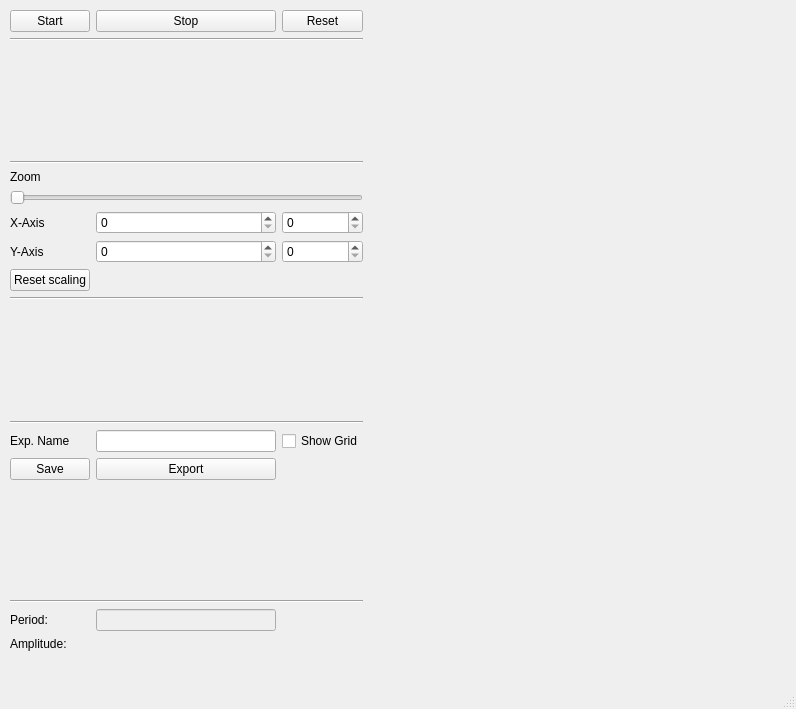
<?xml version="1.0" encoding="UTF-8"?>
<ui version="4.0">
 <class>MainWindow</class>
 <widget class="QMainWindow" name="MainWindow">
  <property name="geometry">
   <rect>
    <x>0</x>
    <y>0</y>
    <width>796</width>
    <height>709</height>
   </rect>
  </property>
  <property name="windowTitle">
   <string>MainWindow</string>
  </property>
  <widget class="QWidget" name="centralwidget">
   <widget class="QWidget" name="horizontalLayoutWidget">
    <property name="geometry">
     <rect>
      <x>10</x>
      <y>10</y>
      <width>759</width>
      <height>641</height>
     </rect>
    </property>
    <layout class="QHBoxLayout" name="horizontalLayout">
     <item>
      <layout class="QGridLayout" name="gridLayout">
       <item row="8" column="0">
        <widget class="QLabel" name="label_4">
         <property name="text">
          <string>Y-Axis</string>
         </property>
        </widget>
       </item>
       <item row="9" column="0">
        <widget class="QPushButton" name="reset_scaling_button">
         <property name="text">
          <string>Reset scaling</string>
         </property>
        </widget>
       </item>
       <item row="21" column="1">
        <widget class="QLineEdit" name="lineEdit">
         <property name="enabled">
          <bool>false</bool>
         </property>
        </widget>
       </item>
       <item row="20" column="0" colspan="3">
        <widget class="Line" name="line_5">
         <property name="orientation">
          <enum>Qt::Horizontal</enum>
         </property>
        </widget>
       </item>
       <item row="8" column="2">
        <widget class="QSpinBox" name="y_max"/>
       </item>
       <item row="15" column="1">
        <widget class="QLineEdit" name="experiment_name"/>
       </item>
       <item row="0" column="2">
        <widget class="QPushButton" name="reset_button">
         <property name="text">
          <string>Reset</string>
         </property>
        </widget>
       </item>
       <item row="7" column="2">
        <widget class="QSpinBox" name="x_max"/>
       </item>
       <item row="8" column="1">
        <widget class="QSpinBox" name="y_min"/>
       </item>
       <item row="7" column="0">
        <widget class="QLabel" name="label_3">
         <property name="text">
          <string>X-Axis</string>
         </property>
        </widget>
       </item>
       <item row="6" column="0" colspan="3">
        <widget class="QSlider" name="zoom_slider">
         <property name="orientation">
          <enum>Qt::Horizontal</enum>
         </property>
        </widget>
       </item>
       <item row="2" column="0" colspan="3">
        <widget class="Line" name="line">
         <property name="orientation">
          <enum>Qt::Horizontal</enum>
         </property>
        </widget>
       </item>
       <item row="3" column="0" colspan="3">
        <spacer name="verticalSpacer_2">
         <property name="orientation">
          <enum>Qt::Vertical</enum>
         </property>
         <property name="sizeHint" stdset="0">
          <size>
           <width>20</width>
           <height>40</height>
          </size>
         </property>
        </spacer>
       </item>
       <item row="18" column="0">
        <widget class="QPushButton" name="save_to_csv">
         <property name="text">
          <string>Save</string>
         </property>
        </widget>
       </item>
       <item row="15" column="0">
        <widget class="QLabel" name="label">
         <property name="text">
          <string>Exp. Name</string>
         </property>
        </widget>
       </item>
       <item row="7" column="1">
        <widget class="QSpinBox" name="x_min"/>
       </item>
       <item row="18" column="1">
        <widget class="QPushButton" name="export_latex">
         <property name="text">
          <string>Export</string>
         </property>
        </widget>
       </item>
       <item row="15" column="2">
        <widget class="QCheckBox" name="show_grid">
         <property name="text">
          <string>Show Grid</string>
         </property>
        </widget>
       </item>
       <item row="11" column="0" colspan="3">
        <widget class="Line" name="line_4">
         <property name="orientation">
          <enum>Qt::Horizontal</enum>
         </property>
        </widget>
       </item>
       <item row="0" column="0">
        <widget class="QPushButton" name="start_button">
         <property name="text">
          <string>Start</string>
         </property>
        </widget>
       </item>
       <item row="0" column="1">
        <widget class="QPushButton" name="stop_button">
         <property name="text">
          <string>Stop</string>
         </property>
        </widget>
       </item>
       <item row="12" column="0" colspan="3">
        <spacer name="verticalSpacer_3">
         <property name="orientation">
          <enum>Qt::Vertical</enum>
         </property>
         <property name="sizeHint" stdset="0">
          <size>
           <width>20</width>
           <height>40</height>
          </size>
         </property>
        </spacer>
       </item>
       <item row="4" column="0" colspan="3">
        <widget class="Line" name="line_3">
         <property name="orientation">
          <enum>Qt::Horizontal</enum>
         </property>
        </widget>
       </item>
       <item row="21" column="0">
        <widget class="QLabel" name="label_5">
         <property name="text">
          <string>Period:</string>
         </property>
        </widget>
       </item>
       <item row="5" column="0" colspan="3">
        <widget class="QLabel" name="label_2">
         <property name="text">
          <string>Zoom</string>
         </property>
        </widget>
       </item>
       <item row="13" column="0" colspan="3">
        <widget class="Line" name="line_2">
         <property name="orientation">
          <enum>Qt::Horizontal</enum>
         </property>
        </widget>
       </item>
       <item row="22" column="0">
        <widget class="QLabel" name="label_6">
         <property name="text">
          <string>Amplitude:</string>
         </property>
        </widget>
       </item>
       <item row="19" column="0" colspan="3">
        <spacer name="verticalSpacer">
         <property name="orientation">
          <enum>Qt::Vertical</enum>
         </property>
         <property name="sizeHint" stdset="0">
          <size>
           <width>20</width>
           <height>40</height>
          </size>
         </property>
        </spacer>
       </item>
      </layout>
     </item>
     <item>
      <widget class="QWidget" name="main_widget" native="true">
       <property name="minimumSize">
        <size>
         <width>400</width>
         <height>400</height>
        </size>
       </property>
       <widget class="QWidget" name="verticalLayoutWidget">
        <property name="geometry">
         <rect>
          <x>0</x>
          <y>0</y>
          <width>401</width>
          <height>641</height>
         </rect>
        </property>
        <layout class="QVBoxLayout" name="verticalLayout_2">
         <item>
          <widget class="QWidget" name="plot_area" native="true"/>
         </item>
         <item>
          <widget class="QWidget" name="spectrum_area" native="true"/>
         </item>
        </layout>
       </widget>
      </widget>
     </item>
    </layout>
   </widget>
  </widget>
  <widget class="QMenuBar" name="menubar">
   <property name="geometry">
    <rect>
     <x>0</x>
     <y>0</y>
     <width>796</width>
     <height>22</height>
    </rect>
   </property>
  </widget>
  <widget class="QStatusBar" name="statusbar"/>
 </widget>
 <resources/>
 <connections/>
</ui>
